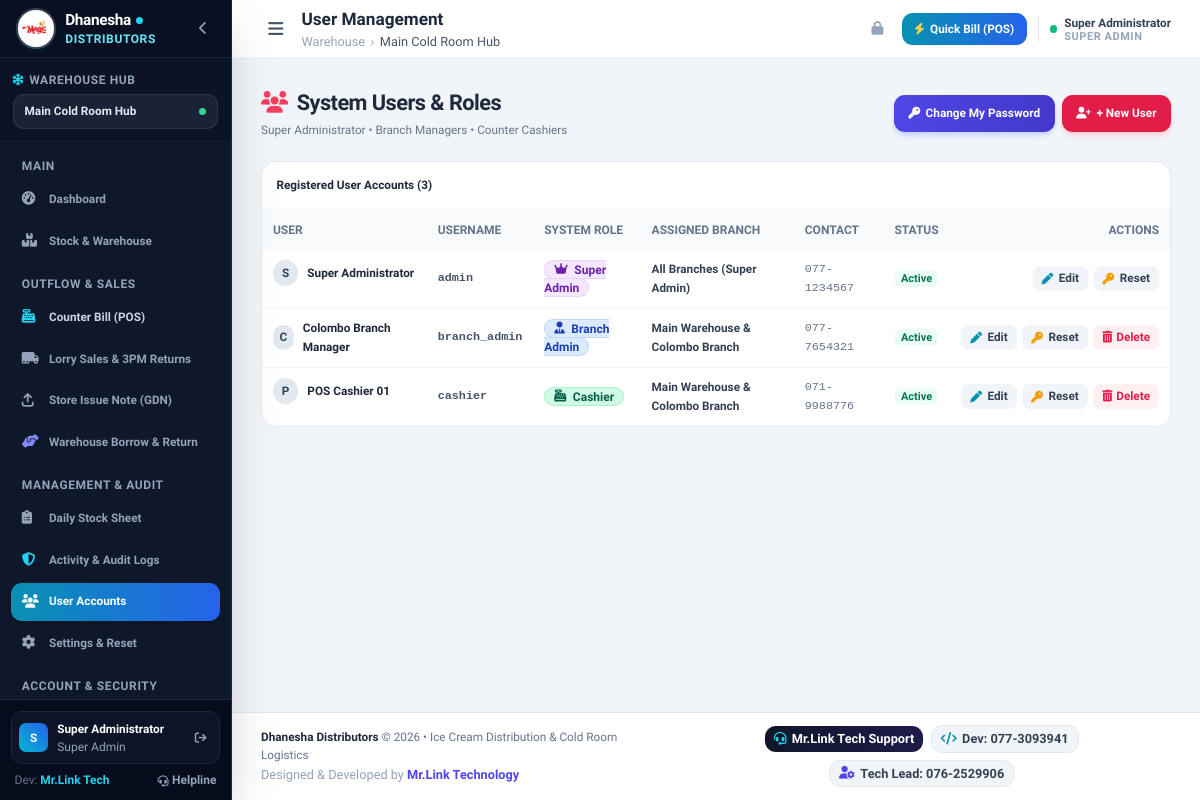
The app's page /users.php (signed in), older data.
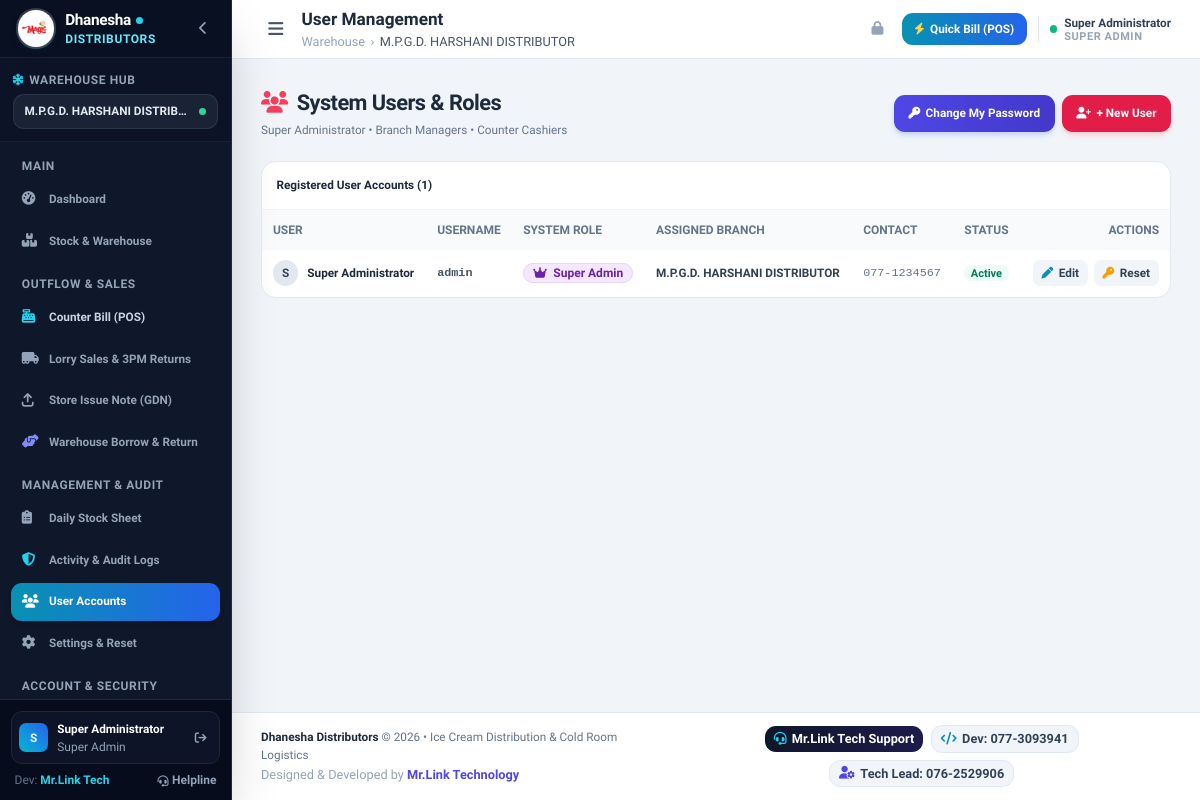
The same page, newer data.
### tables this page shows
CREATE TABLE IF NOT EXISTS `users` (
    `id` INT AUTO_INCREMENT PRIMARY KEY,
    `branch_id` INT NULL,
    `name` VARCHAR(100) NOT NULL,
    `username` VARCHAR(50) NOT NULL UNIQUE,
    `password` VARCHAR(255) NOT NULL,
    `role` ENUM('master', 'super_admin', 'admin', 'operator') NOT NULL DEFAULT 'operator',
    `phone` VARCHAR(50) NULL,
    `status` ENUM('active', 'inactive') DEFAULT 'active',
    `created_at` TIMESTAMP DEFAULT CURRENT_TIMESTAMP,
    INDEX (`branch_id`)
);

CREATE TABLE IF NOT EXISTS `branches` (
    `id` INT AUTO_INCREMENT PRIMARY KEY,
    `name` VARCHAR(100) NOT NULL,
    `code` VARCHAR(20) NOT NULL UNIQUE,
    `address` VARCHAR(255) NULL,
    `phone` VARCHAR(50) NULL,
    `created_at` TIMESTAMP DEFAULT CURRENT_TIMESTAMP
);

### config/auth.php (called while the page is built, shortened)
<?php
function isLoggedIn() {
    return isset($_SESSION['user_id']) && !empty($_SESSION['user_id']);
}
function currentUser() {
    $sessionRole = trim($_SESSION['user_role'] ?? '');
    return [
        'id' => $_SESSION['user_id'],
        'name' => $_SESSION['user_name'] ?? 'User',
        'username' => $_SESSION['user_username'] ?? '',
        'role' => (!empty($_SESSION['user_role']) ? $_SESSION['user_role'] : 'cashier'),
        'branch_id' => $_SESSION['active_branch_id'] ?? ($_SESSION['user_branch_id'] ?? 1),
        'assigned_branch_id' => $_SESSION['user_branch_id'] ?? 1,
        'branch_name' => $_SESSION['active_branch_name'] ?? 'Main Hub'
    ];
}
function hasRole($roles) {
    if (is_string($roles)) $roles = [$roles];
    $u = currentUser();
    $currentRole = $u['role'] ?? 'cashier';
    return in_array($currentRole, $roles);
}
function isMaster() {
    return isLoggedIn() && (($_SESSION['user_role'] ?? '') === 'master');
}

### users.php (the view, shortened to what the rows shown need)
<?php
$pageTitle = "User Management";
require_once __DIR__ . '/config/auth.php';
$isMasterUser = isMaster();
$sqlUsers = "SELECT u.*, b.name as branch_name, b.code as branch_code
    FROM users u
    LEFT JOIN branches b ON u.branch_id = b.id ";
if (!$isMasterUser) {
    $sqlUsers .= " WHERE u.role != 'master' ";
}
$sqlUsers .= " ORDER BY u.id ASC";
$users = $pdo->query($sqlUsers)->fetchAll();
require_once __DIR__ . '/includes/header.php';
?>
<div class="flex flex-col sm:flex-row sm:items-center justify-between pb-6 gap-3">
    <div>
        <h1 class="text-2xl font-extrabold text-slate-800 tracking-tight flex items-center">
            <i class="fa-solid fa-users text-rose-500 mr-2.5"></i> System Users & Roles
        </h1>
    </div>
</div>
<div class="bg-white rounded-2xl border border-slate-200 shadow-xs overflow-hidden">
    <div class="hidden sm:block overflow-x-auto">
        <table class="w-full text-left border-collapse text-xs">
            <thead>
                <tr class="bg-slate-50 text-slate-500 font-bold uppercase text-[10px]">
                    <th class="p-3">User</th>
                    <th class="p-3">Username</th>
                    <th class="p-3">System Role</th>
                    <th class="p-3">Assigned Branch</th>
                    <th class="p-3">Contact</th>
                    <th class="p-3 text-center">Status</th>
                    <th class="p-3 text-right">Actions</th>
                </tr>
            </thead>
            <tbody class="divide-y divide-slate-100">
                <?php foreach ($users as $u): ?>
                    <tr class="hover:bg-slate-50">
                        <td class="p-3 font-bold text-slate-800 flex items-center space-x-2.5">
                            <div class="w-7 h-7 rounded-full bg-slate-200 text-slate-700 font-bold flex items-center justify-center text-xs">
                                <?= strtoupper(substr($u['name'], 0, 1)) ?>
                            </div>
                            <span><?= htmlspecialchars($u['name']) ?></span>
                        </td>
                        <td class="p-3 font-mono font-bold text-slate-600"><?= htmlspecialchars($u['username']) ?></td>
                        <td class="p-3">
                            <?php if ($u['role'] === 'super_admin'): ?>
                                <span class="px-2.5 py-0.5 text-[10px] font-bold rounded-full bg-purple-100 text-purple-800 border border-purple-200">
                                    <i class="fa-solid fa-crown mr-1"></i> Super Admin
                                </span>
                            <?php elseif ($u['role'] === 'admin'): ?>
                                <span class="px-2.5 py-0.5 text-[10px] font-bold rounded-full bg-blue-100 text-blue-800 border border-blue-200">
                                    <i class="fa-solid fa-user-tie mr-1"></i> Branch Admin
                                </span>
                            <?php elseif ($u['role'] === 'master'): ?>
                                <span class="px-2.5 py-0.5 text-[10px] font-bold rounded-full bg-amber-100 text-amber-800 border border-amber-200">
                                    <i class="fa-solid fa-crown mr-1"></i> Master
                                </span>
                            <?php else: ?>
                                <span class="px-2.5 py-0.5 text-[10px] font-bold rounded-full bg-emerald-100 text-emerald-800 border border-emerald-200">
                                    <i class="fa-solid fa-cash-register mr-1"></i> Cashier
                                </span>
                            <?php endif; ?>
                        </td>
                        <td class="p-3 font-semibold text-slate-700">
                            <?= htmlspecialchars($u['branch_name'] ?? 'All Branches (Super Admin)') ?>
                        </td>
                        <td class="p-3 text-slate-500 font-mono"><?= htmlspecialchars($u['phone'] ?: '-') ?></td>
                        <td class="p-3 text-center">
                            <span class="px-2 py-0.5 text-[9px] font-bold rounded-full bg-emerald-50 text-emerald-700">
                                Active
                            </span>
                        </td>
                        <td class="p-3 text-right">
                            <div class="flex items-center justify-end space-x-1.5">
                                <?php if ($u['role'] !== 'master' || isMaster()): ?>
                                    <button type="button" onclick="openEditUserModal(<?= htmlspecialchars(json_encode([
                                        'id' => $u['id'],
                                        'name' => $u['name'],
                                        'username' => $u['username'],
                                        'phone' => $u['phone'] ?? '',
                                        'branch_id' => $u['branch_id'] ?? '',
                                        'role' => $u['role']
                                    ]), ENT_QUOTES, 'UTF-8') ?>)" class="px-2.5 py-1 bg-slate-100 hover:bg-cyan-100 text-slate-700 hover:text-cyan-800 rounded-lg text-xs font-bold transition flex items-center cursor-pointer" title="Edit user details & password">
                                        <i class="fa-solid fa-pen text-cyan-600 mr-1.5"></i> Edit
                                    </button>
                                    <button type="button" onclick="openResetUserModal(<?= $u['id'] ?>, '<?= htmlspecialchars(addslashes($u['username'])) ?>', '<?= htmlspecialchars(addslashes($u['name'])) ?>')" class="px-2.5 py-1 bg-slate-100 hover:bg-amber-100 text-slate-700 hover:text-amber-800 rounded-lg text-xs font-bold transition flex items-center cursor-pointer" title="Reset password for this user">
                                        <i class="fa-solid fa-key text-amber-500 mr-1.5"></i> Reset
                                    </button>
                                <?php endif; ?>
                                <?php if (hasRole(['super_admin', 'master']) && $u['id'] != $user['id'] && $u['id'] != 1 && ($u['role'] !== 'master' || isMaster())): ?>
                                    <form method="POST" action="users.php" class="inline-block" onsubmit="return confirmAction(event, this, { title: 'Delete User Account?', text: 'Are you sure you want to delete user account <?= htmlspecialchars(addslashes($u['username'])) ?> (<?= htmlspecialchars(addslashes($u['name'])) ?>)? This action cannot be undone.', confirmText: '<i class=\'fa-solid fa-trash-can mr-1.5\'></i> Yes, Delete User', danger: true });">
                                        <button type="submit" class="px-2.5 py-1 bg-rose-50 hover:bg-rose-100 text-rose-600 rounded-lg text-xs font-bold transition flex items-center cursor-pointer" title="Delete this user account">
                                            <i class="fa-solid fa-trash-can text-xs mr-1"></i> Delete
                                        </button>
                                    </form>
                                <?php endif; ?>
                            </div>
                        </td>
                    </tr>
                <?php endforeach; ?>
            </tbody>
        </table>
    </div>
</div>
<?php require_once __DIR__ . '/includes/footer.php'; ?>

### includes/header.php (shortened to what the rows shown need)
<?php
require_once __DIR__ . '/../config/auth.php';
$user = currentUser();
?>
<!DOCTYPE html>
<html lang="en">
<head>
    <script src="https://cdn.tailwindcss.com"></script>
    <link rel="stylesheet" href="https://cdnjs.cloudflare.com/ajax/libs/font-awesome/6.4.0/css/all.min.css">
</head>
<body class="bg-slate-100 text-slate-800 min-h-screen flex flex-col antialiased">
    <aside id="mainSidebar" class="fixed inset-y-0 left-0 z-50 w-64 bg-slate-900 text-slate-200 flex flex-col justify-between transition-transform duration-300 transform -translate-x-full md:translate-x-0 shadow-2xl border-r border-slate-800 no-print">
        <div class="flex flex-col flex-1 overflow-hidden">
            <div class="p-3.5 border-b border-slate-800/60 bg-slate-950/20">
                <div class="text-xs font-bold text-slate-200 bg-slate-800/80 px-3 py-2 rounded-xl border border-slate-700/60 truncate flex items-center justify-between">
                    <span class="truncate"><?= htmlspecialchars($user['branch_name'] ?? 'Main Cold Room Hub') ?></span>
                    <span class="w-2 h-2 rounded-full bg-emerald-400 animate-pulse ml-1.5 shrink-0" title="Operational"></span>
                </div>
            </div>
        </div>
        <div class="p-3 border-t border-slate-800 bg-slate-950/60">
            <div class="flex items-center justify-between p-2 rounded-xl bg-slate-900/80 border border-slate-800">
                <div class="flex items-center space-x-2.5 min-w-0 flex-1">
                    <div class="w-8 h-8 rounded-lg bg-gradient-to-tr from-cyan-500 to-blue-600 text-white font-extrabold flex items-center justify-center text-xs shrink-0 shadow-xs">
                        <span id="sidebarUserInitial"><?= strtoupper(substr($user['name'], 0, 1)) ?></span>
                    </div>
                    <div class="min-w-0 flex-1">
                        <div id="sidebarUserName" class="text-xs font-bold text-white truncate"><?= htmlspecialchars($user['name']) ?></div>
                        <div class="text-[10px] text-slate-400 capitalize truncate"><?= str_replace('_', ' ', $user['role']) ?></div>
                    </div>
                </div>
            </div>
        </div>
    </aside>
    <div class="md:pl-64 flex flex-col flex-1 min-h-screen print-full-width">
        <header class="bg-white border-b border-slate-200 sticky top-0 z-30 shadow-xs no-print">
            <div class="px-4 sm:px-6 lg:px-8 h-16 flex items-center justify-between">
                <div class="flex items-center space-x-3">
                    <div>
                        <h2 class="text-base sm:text-lg font-bold text-slate-800 leading-tight">
                            <?= isset($pageTitle) ? htmlspecialchars($pageTitle) : 'Overview' ?>
                        </h2>
                        <div class="hidden sm:flex items-center space-x-1.5 text-[11px] text-slate-400">
                            <span>Warehouse</span>
                            <span>&rsaquo;</span>
                            <span class="text-slate-600 font-medium"><?= htmlspecialchars($user['branch_name']) ?></span>
                        </div>
                    </div>
                </div>
                <div class="flex items-center space-x-2 sm:space-x-3">
                    <a href="profile.php" title="My Profile & Security (Click to view/edit)" class="hidden sm:flex items-center pl-3 border-l border-slate-200 space-x-2 text-left hover:opacity-80 transition cursor-pointer group">
                        <div class="text-left">
                            <span id="topNavUserName" class="text-xs text-slate-700 group-hover:text-cyan-700 font-bold block leading-tight transition-colors"><?= htmlspecialchars($user['name']) ?></span>
                            <span class="text-[9px] text-slate-400 uppercase font-bold tracking-wider block leading-none flex items-center">
                                <span><?= str_replace('_', ' ', $user['role']) ?></span>
                            </span>
                        </div>
                    </a>
                </div>
            </div>
        </header>
        <main class="flex-1 p-4 sm:p-6 lg:p-8 w-full">

Row changes from the older to the newer data that the page shows:
removed users: name "S", name "Super Administrator", role "Super Admin", role "SUPER ADMIN", username "admin", branch_name "All Branches (Super Admin)", phone "077-1234567"
removed users: name "C", name "Colombo Branch Manager", username "branch_admin", role "admin" (drawn), branch.name "Main Warehouse & Colombo Branch", phone "077-7654321"
removed users: name "P", name "POS Cashier 01", username "cashier", role "cashier" (drawn), branch.name "Main Warehouse & Colombo Branch", phone "071-9988776"
added users: branch.name "M.P.G.D. HARSHANI DISTRIB…", name "S", name "Super Administrator", role "Super Admin", branch.name "M.P.G.D. HARSHANI DISTRIBUTOR", role "SUPER ADMIN", username "admin", phone "077-1234567"
Text that changed along with them:
count($users): "3" → "1"
$user['branch_name']: "Main Cold Room Hub" → (not shown)
